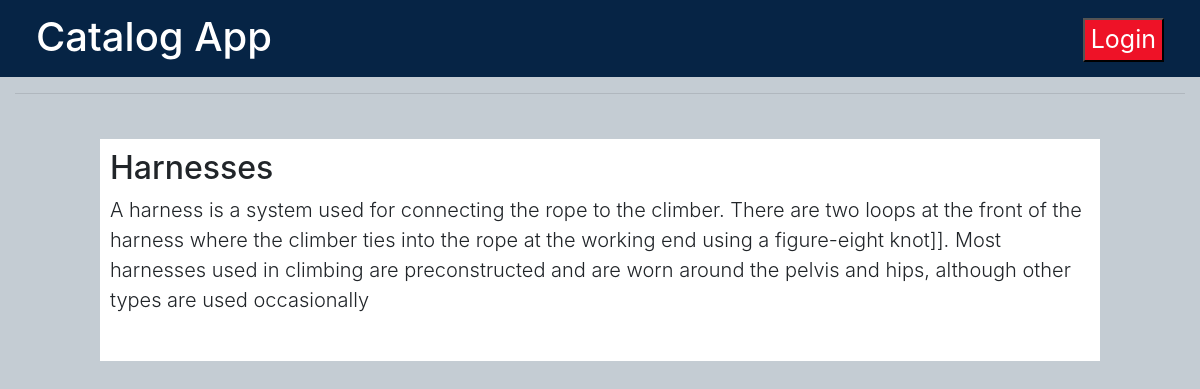
Screenshot of /catalog/Rock Climbing/Harnesses/ with the database file from the repository.
### models.py (models this page shows, shortened)
class Items(Base):
    __tablename__ = 'items'
    id = Column(Integer, primary_key=True)
    title = Column(String(100), nullable=False)
    description = Column(String(1000))
    updated = Column(DateTime, default=datetime.datetime.utcnow)
    categories_id = Column(Integer, ForeignKey('categories.id'))
    categories = relationship(Categories)

### application.py (the view)
@app.route('/catalog/<string:category>/<string:item>/')
def itemView(category, item):
    category_id = session.query(Categories).filter_by(name=category).one().id
    item = session.query(Items).filter_by(categories_id=category_id, title=item).one()
    return render_template('item.html', item=item, category=category, login = False if  'username' not in login_session else True)

### templates/item.html (shortened to what this page needs)
{% extends 'base.html' %}
{% block content %}
<h2>{{item.title}}</h2>
<p class="lead">{{item.description}}</p>
{% endblock %}

### static/style.css (style rules this page uses)
body { background-color:#c4ccd3; }

### rows the page displays
Items: title "Harnesses", description "A harness is a system used for connecting the rope to the climber. There are two loops at the front of the harness where the climber ties into the rope at the working end using a figure-eight knot]]. Most harnesses used in climbing are preconstructed and are worn around the pelvis and hips, although other types are used occasionally"
